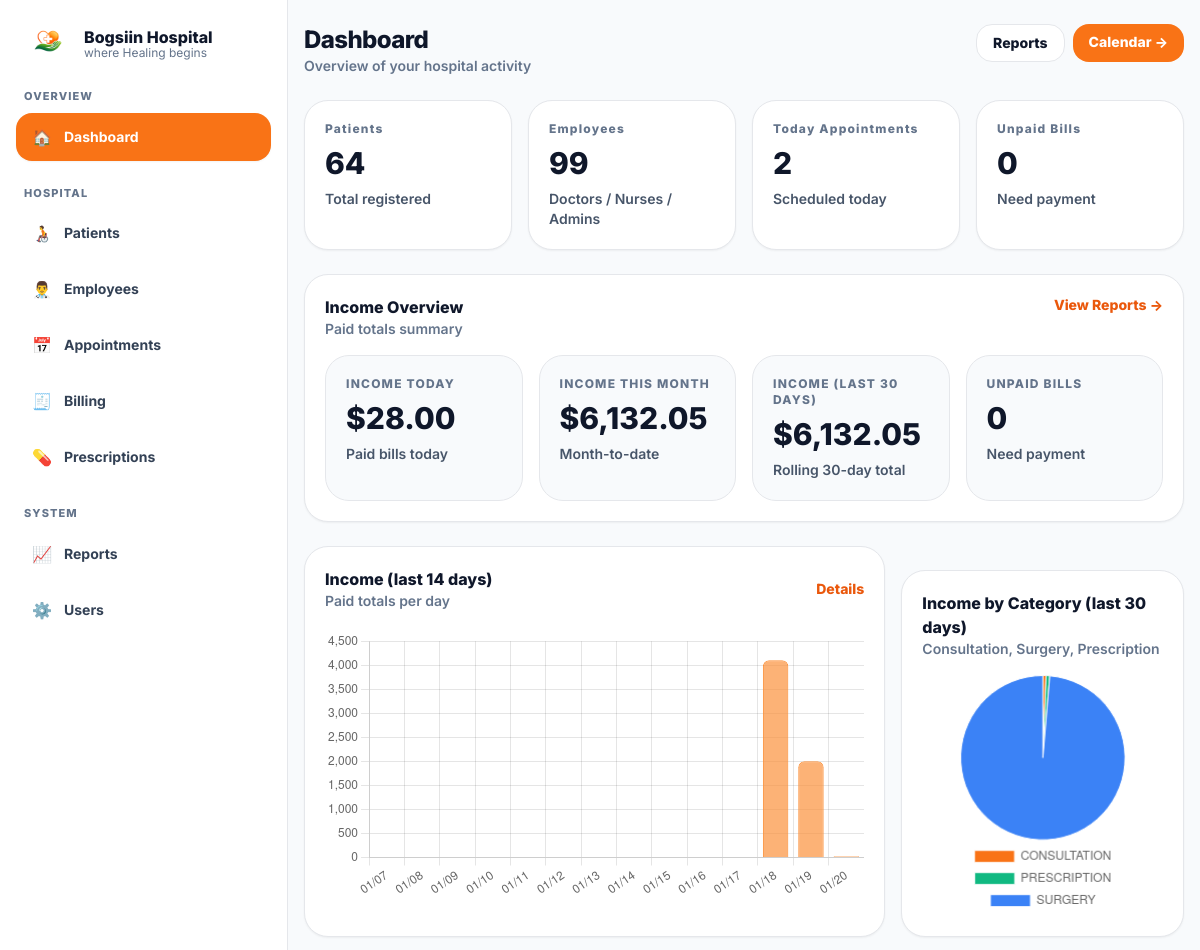
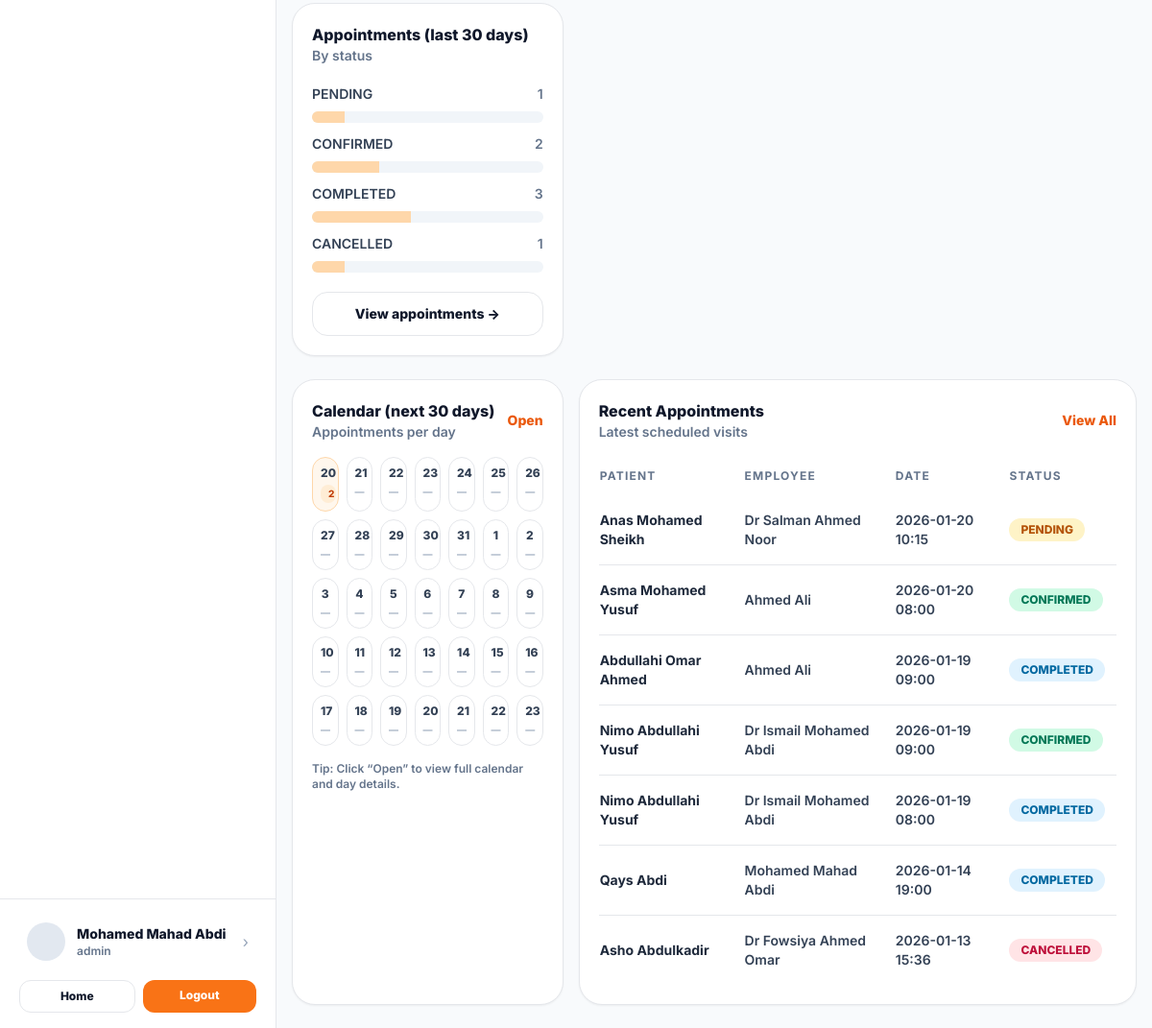
/dashboard.php (signed in), run on the app's committed database (2 pictures, top to bottom).
### tables this page shows
CREATE TABLE `appointments` (
  `id` int(11) NOT NULL,
  `patient_id` int(11) NOT NULL,
  `employee_id` int(11) NOT NULL,
  `appointment_datetime` datetime NOT NULL,
  `reason` varchar(255) DEFAULT NULL,
  `status` enum('PENDING','CONFIRMED','COMPLETED','CANCELLED','NO_SHOW') NOT NULL DEFAULT 'PENDING',
  `created_at` timestamp NOT NULL DEFAULT current_timestamp()
);

CREATE TABLE `patients` (
  `id` int(11) NOT NULL,
  `patient_code` varchar(30) DEFAULT NULL,
  `full_name` varchar(120) NOT NULL,
  `gender` enum('Male','Female') NOT NULL,
  `date_of_birth` date DEFAULT NULL,
  `phone` varchar(30) DEFAULT NULL,
  `address` text DEFAULT NULL,
  `emergency_contact_name` varchar(120) DEFAULT NULL,
  `emergency_contact_phone` varchar(30) DEFAULT NULL,
  `created_at` timestamp NOT NULL DEFAULT current_timestamp()
);

CREATE TABLE `employees` (
  `id` int(11) NOT NULL,
  `user_id` int(11) DEFAULT NULL,
  `emp_code` varchar(30) DEFAULT NULL,
  `full_name` varchar(120) NOT NULL,
  `gender` enum('Male','Female') DEFAULT NULL,
  `phone` varchar(30) DEFAULT NULL,
  `email` varchar(160) DEFAULT NULL,
  `job_title` enum('DOCTOR','NURSE','ADMINISTRATOR','LAB','PHARMACIST','RECEPTIONIST') NOT NULL,
  `department` varchar(120) DEFAULT NULL,
  `specialization` varchar(120) DEFAULT NULL,
  `hire_date` date DEFAULT current_timestamp(),
  `status` enum('ACTIVE','INACTIVE') NOT NULL DEFAULT 'ACTIVE',
  `created_at` timestamp NOT NULL DEFAULT current_timestamp()
);

### dashboard.php (the view, shortened to what the rows shown need)
<?php
require_once __DIR__ . "/includes/db.php";
include_once __DIR__ . "/includes/header.php";
$incomeCategoryRows = $pdo->query("SELECT bill_type AS type, COALESCE(SUM(total),0) total FROM bills WHERE status='PAID' AND DATE(paid_at) >= DATE_SUB(CURDATE(), INTERVAL 30 DAY) GROUP BY bill_type")->fetchAll(PDO::FETCH_ASSOC) ?: [];
$incomeByCategory = [];
foreach ($incomeCategoryRows as $r) {
    $incomeByCategory[$r['type']] = (float)$r['total'];
}
$recentStmt = $pdo->query("
  SELECT a.id, a.appointment_datetime, a.status,
         p.full_name AS patient_name,
         e.full_name AS employee_name
  FROM appointments a
  JOIN patients p ON p.id = a.patient_id
  JOIN employees e ON e.id = a.employee_id
  ORDER BY a.appointment_datetime DESC
  LIMIT 7
");
$recentAppointments = $recentStmt->fetchAll() ?: [];
$incomeDayRows = $pdo->query("
  SELECT DATE(paid_at) d, COALESCE(SUM(total),0) total
  FROM bills
  WHERE status='PAID'
    AND DATE(paid_at) >= DATE_SUB(CURDATE(), INTERVAL 14 DAY)
  GROUP BY DATE(paid_at)
  ORDER BY d ASC
")->fetchAll() ?: [];
$incomeByDay = [];
foreach ($incomeDayRows as $r) $incomeByDay[$r["d"]] = (float)$r["total"];
$days = [];
for ($i = 13; $i >= 0; $i--) {
  $d = date("Y-m-d", strtotime("-$i days"));
  $days[] = ["d"=>$d, "total"=> (float)($incomeByDay[$d] ?? 0)];
}
function h($s){ return htmlspecialchars((string)$s, ENT_QUOTES, 'UTF-8'); }
?>
<div class="min-h-screen bg-slate-50 md:pl-72">
  <div class="min-h-[calc(100vh-0px)] md:flex">
    <div class="flex-1">
      <div class="mx-auto max-w-6xl px-4 py-6">
        <section class="mt-6 grid gap-4 lg:grid-cols-3">
          <div class="lg:col-span-2 rounded-3xl border bg-white p-5 shadow-sm">
            <div class="mt-4 overflow-x-auto">
              <table class="w-full text-left text-sm">
                <thead class="text-xs font-extrabold tracking-widest text-slate-500">
                  <tr>
                    <th class="py-3 pr-3">PATIENT</th>
                    <th class="py-3 pr-3">EMPLOYEE</th>
                    <th class="py-3 pr-3">DATE</th>
                    <th class="py-3 pr-3">STATUS</th>
                  </tr>
                </thead>
                <tbody class="divide-y">
                  <?php
                    if (!$recentAppointments) {
                      echo '<tr><td colspan="4" class="py-8 text-center text-slate-500 font-semibold">No appointments yet.</td></tr>';
                    } else {
                      foreach ($recentAppointments as $r) {
                        $status = $r["status"];
                        $badge = "bg-slate-100 text-slate-700";
                        if ($status === "CONFIRMED") $badge = "bg-emerald-100 text-emerald-700";
                        if ($status === "PENDING")   $badge = "bg-amber-100 text-amber-700";
                        if ($status === "CANCELLED") $badge = "bg-rose-100 text-rose-700";
                        if ($status === "COMPLETED") $badge = "bg-sky-100 text-sky-700";
                        echo "<tr>
                          <td class='py-4 pr-3 font-bold text-slate-800'>".h($r["patient_name"])."</td>
                          <td class='py-4 pr-3 font-semibold text-slate-700'>".h($r["employee_name"])."</td>
                          <td class='py-4 pr-3 font-semibold text-slate-700'>".h(date("Y-m-d H:i", strtotime($r["appointment_datetime"])))."</td>
                          <td class='py-4 pr-3'>
                            <span class='inline-flex rounded-full px-3 py-1 text-xs font-extrabold $badge'>".h($status)."</span>
                          </td>
                        </tr>";
                      }
                    }
                  ?>
                </tbody>
              </table>
            </div>
          </div>
        </section>
      </div>
    </div>
  </div>
</div>
<script>
const ctx = document.getElementById('incomeChart').getContext('2d');
const incomeLabels = <?php echo json_encode(array_map(fn($x) => date("m/d", strtotime($x["d"])), $days)); ?>;
const incomeData = <?php echo json_encode(array_map(fn($x) => $x["total"], $days)); ?>;
new Chart(ctx, {
    type: 'bar', // vertical bars
    data: {
        labels: incomeLabels,
        datasets: [{
            label: 'Income ($)',
            data: incomeData,
            backgroundColor: 'rgba(251,146,60,0.7)', // orange
            borderColor: 'rgba(251,146,60,1)',
            borderWidth: 1,
            borderRadius: 6,
            maxBarThickness: 32
        }]
    },
    options: {
        responsive: true,
        plugins: {
            legend: { display: false },
            tooltip: { mode: 'index', intersect: false }
        },
        scales: {
            y: {
                beginAtZero: true,
                ticks: { precision: 0 }
            },
            x: {
                ticks: { autoSkip: false }
            }
        }
    }
});
</script>
<script>
const ctxCat = document.getElementById('incomeCategoryChart').getContext('2d');
new Chart(ctxCat, {
    type: 'pie',
    data: {
        labels: <?php echo json_encode(array_keys($incomeByCategory)); ?>,
        datasets: [{
            data: <?php echo json_encode(array_values($incomeByCategory)); ?>,
            backgroundColor: ['#f97316','#10b981','#3b82f6','#facc15'], // orange, green, blue, yellow
            borderWidth: 1
        }]
    },
    options: {
        responsive: true,
        plugins: {
            legend: { position: 'bottom' },
            tooltip: { callbacks: { label: ctx => ctx.label + ': $' + ctx.raw.toLocaleString() } }
        }
    }
});
</script>

### data on the page
appointments: patient.full_name "Anas Mohamed Sheikh", employee.full_name "Dr Salman Ahmed Noor", appointment_datetime "2026-01-20 10:15", status "PENDING"
appointments: patient.full_name "Asma Mohamed Yusuf", employee.full_name "Ahmed Ali", appointment_datetime "2026-01-20 08:00", status "CONFIRMED"
appointments: patient.full_name "Abdullahi Omar Ahmed", employee.full_name "Ahmed Ali", appointment_datetime "2026-01-19 09:00", status "COMPLETED"
appointments: patient.full_name "Nimo Abdullahi Yusuf", employee.full_name "Dr Ismail Mohamed Abdi", appointment_datetime "2026-01-19 09:00", status "CONFIRMED"
appointments: patient.full_name "Nimo Abdullahi Yusuf", employee.full_name "Dr Ismail Mohamed Abdi", appointment_datetime "2026-01-19 08:00", status "COMPLETED"
appointments: patient.full_name "Qays Abdi", employee.full_name "Mohamed Mahad Abdi", appointment_datetime "2026-01-14 19:00", status "COMPLETED"
appointments: patient.full_name "Asho Abdulkadir", employee.full_name "Dr Fowsiya Ahmed Omar", appointment_datetime "2026-01-13 15:36", status "CANCELLED"

### other printed values
$u["full_name"] "Mohamed Mahad Abdi"
$role "admin"
$c[0] "Patients"
$c[1] "64"
$c[2] "Total registered"
$c[0] "Employees"
$c[1] "99"
$c[2] "Doctors / Nurses / Admins"
$c[0] "Today Appointments"
$c[1] "2"
$c[2] "Scheduled today"
$c[0] "Unpaid Bills"
$c[1] "0"
$c[2] "Need payment"
$incomeToday "28.00"
